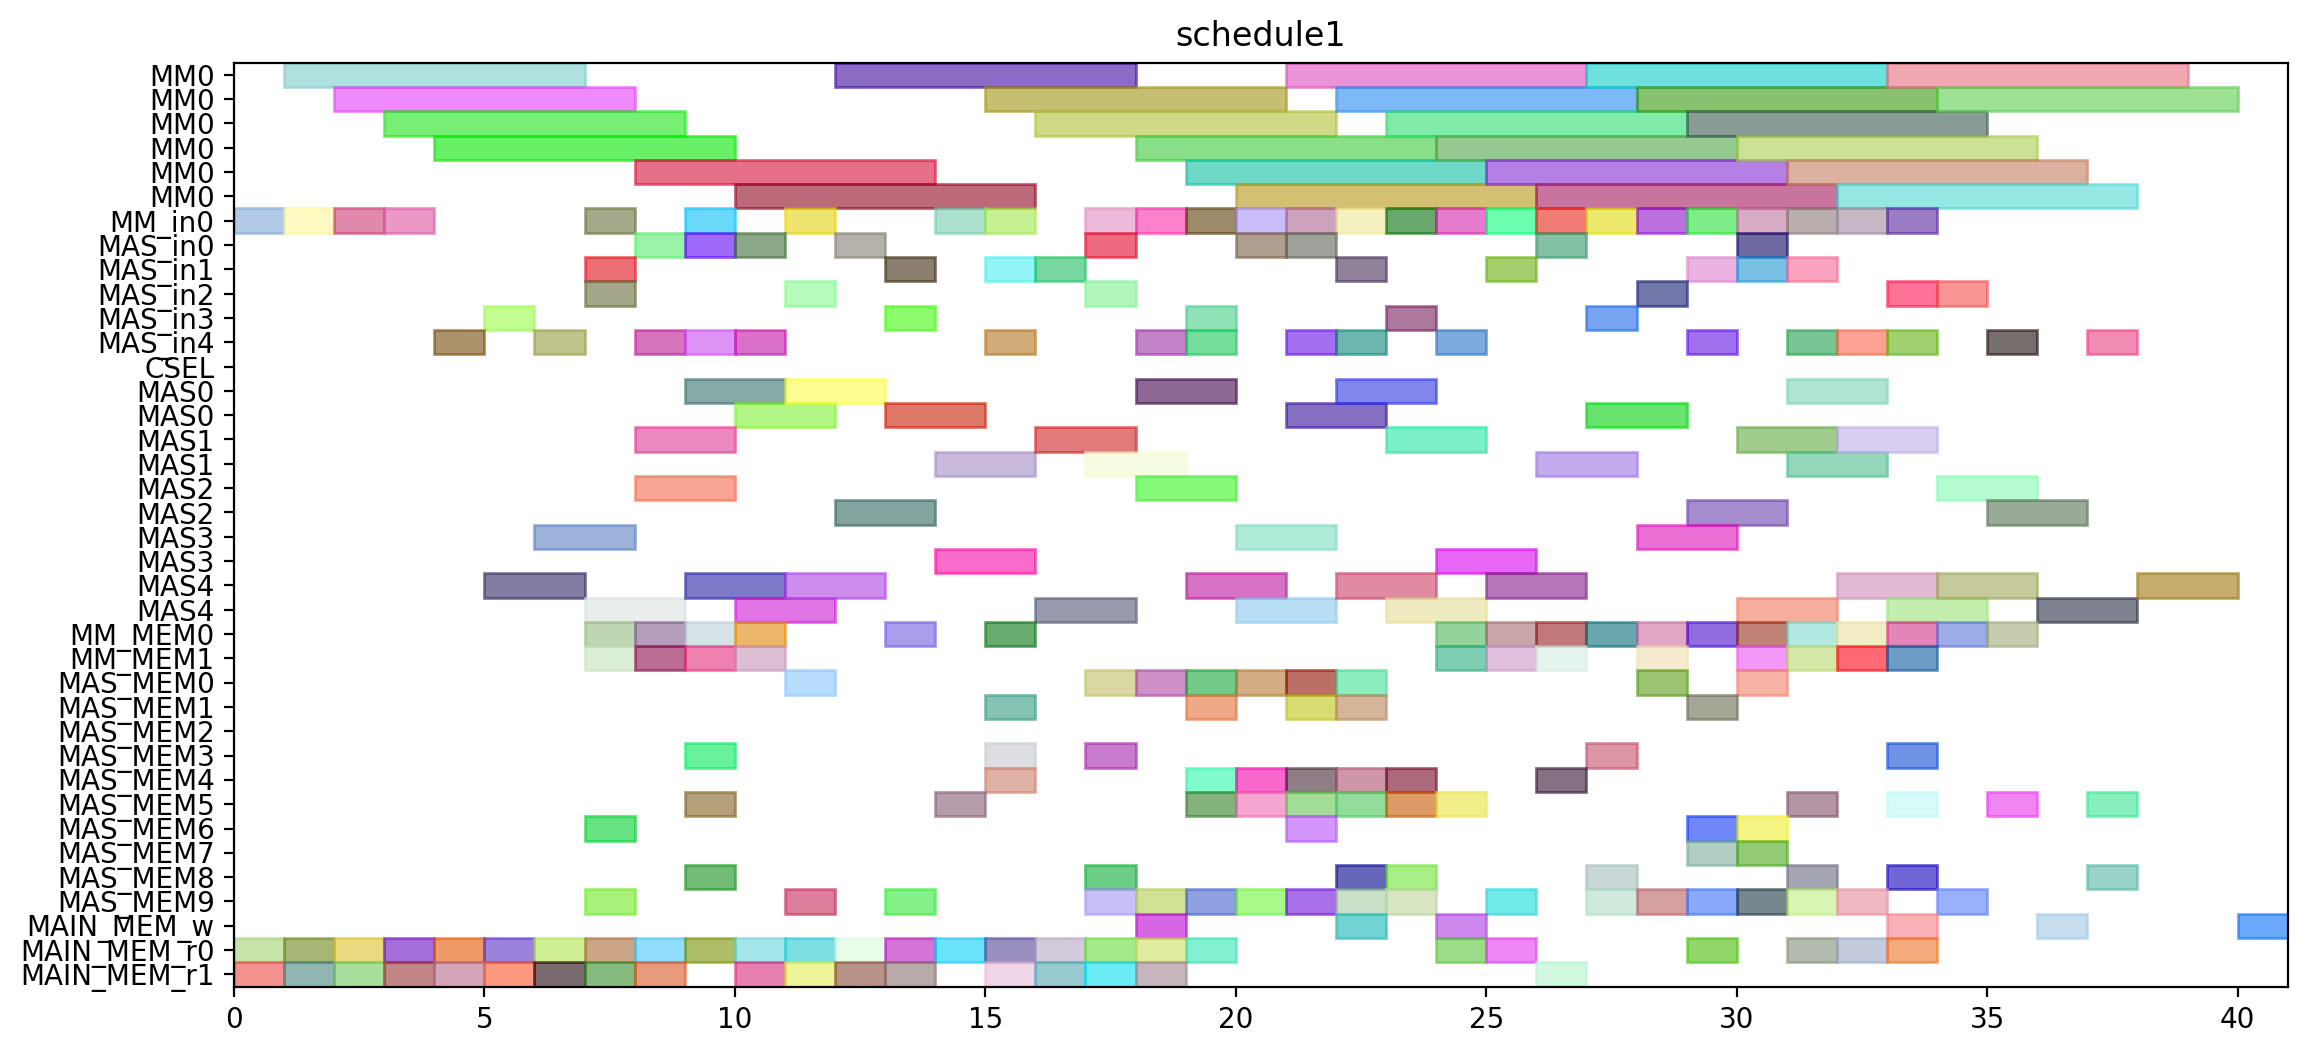

This figure's Python source:
from pyschedule import Scenario, solvers, plotters, alt


def solve():
	horizon = 143
	S = Scenario("schedule1", horizon=horizon)

	# resource
	MM = S.Resources('MM', num=1, size=6)
	MM_in = S.Resources('MM_in', num=1)
	MAS_in = S.Resources('MAS_in', num=5)
	CSEL = S.Resource('CSEL')
	MAS = S.Resources('MAS', num=5, size=2, periods=range(1, horizon))
	MM_MEM = S.Resources('MM_MEM', num=2)
	MAS_MEM = S.Resources('MAS_MEM', num=10)
	MAIN_MEM_w = S.Resource('MAIN_MEM_w', size=1)
	MAIN_MEM_r = S.Resources('MAIN_MEM_r', num=2)

	# result of previous scheduling
	t2_t0_in = S.Task('t2_t0_in', length=1, delay_cost=1)
	S += t2_t0_in >= 0
	t2_t0_in += MM_in[0]

	t2_t0_mem0 = S.Task('t2_t0_mem0', length=1, delay_cost=1)
	S += t2_t0_mem0 >= 0
	t2_t0_mem0 += MAIN_MEM_r[0]

	t2_t0_mem1 = S.Task('t2_t0_mem1', length=1, delay_cost=1)
	S += t2_t0_mem1 >= 0
	t2_t0_mem1 += MAIN_MEM_r[1]

	t2_t0 = S.Task('t2_t0', length=6, delay_cost=1)
	S += t2_t0 >= 1
	t2_t0 += MM[0]

	t2_t1_in = S.Task('t2_t1_in', length=1, delay_cost=1)
	S += t2_t1_in >= 1
	t2_t1_in += MM_in[0]

	t2_t1_mem0 = S.Task('t2_t1_mem0', length=1, delay_cost=1)
	S += t2_t1_mem0 >= 1
	t2_t1_mem0 += MAIN_MEM_r[0]

	t2_t1_mem1 = S.Task('t2_t1_mem1', length=1, delay_cost=1)
	S += t2_t1_mem1 >= 1
	t2_t1_mem1 += MAIN_MEM_r[1]

	t0_t1_in = S.Task('t0_t1_in', length=1, delay_cost=1)
	S += t0_t1_in >= 2
	t0_t1_in += MM_in[0]

	t0_t1_mem0 = S.Task('t0_t1_mem0', length=1, delay_cost=1)
	S += t0_t1_mem0 >= 2
	t0_t1_mem0 += MAIN_MEM_r[0]

	t0_t1_mem1 = S.Task('t0_t1_mem1', length=1, delay_cost=1)
	S += t0_t1_mem1 >= 2
	t0_t1_mem1 += MAIN_MEM_r[1]

	t2_t1 = S.Task('t2_t1', length=6, delay_cost=1)
	S += t2_t1 >= 2
	t2_t1 += MM[0]

	t0_t0_in = S.Task('t0_t0_in', length=1, delay_cost=1)
	S += t0_t0_in >= 3
	t0_t0_in += MM_in[0]

	t0_t0_mem0 = S.Task('t0_t0_mem0', length=1, delay_cost=1)
	S += t0_t0_mem0 >= 3
	t0_t0_mem0 += MAIN_MEM_r[0]

	t0_t0_mem1 = S.Task('t0_t0_mem1', length=1, delay_cost=1)
	S += t0_t0_mem1 >= 3
	t0_t0_mem1 += MAIN_MEM_r[1]

	t0_t1 = S.Task('t0_t1', length=6, delay_cost=1)
	S += t0_t1 >= 3
	t0_t1 += MM[0]

	t0_t0 = S.Task('t0_t0', length=6, delay_cost=1)
	S += t0_t0 >= 4
	t0_t0 += MM[0]

	t2_t3_in = S.Task('t2_t3_in', length=1, delay_cost=1)
	S += t2_t3_in >= 4
	t2_t3_in += MAS_in[4]

	t2_t3_mem0 = S.Task('t2_t3_mem0', length=1, delay_cost=1)
	S += t2_t3_mem0 >= 4
	t2_t3_mem0 += MAIN_MEM_r[0]

	t2_t3_mem1 = S.Task('t2_t3_mem1', length=1, delay_cost=1)
	S += t2_t3_mem1 >= 4
	t2_t3_mem1 += MAIN_MEM_r[1]

	t2_t2_in = S.Task('t2_t2_in', length=1, delay_cost=1)
	S += t2_t2_in >= 5
	t2_t2_in += MAS_in[3]

	t2_t2_mem0 = S.Task('t2_t2_mem0', length=1, delay_cost=1)
	S += t2_t2_mem0 >= 5
	t2_t2_mem0 += MAIN_MEM_r[0]

	t2_t2_mem1 = S.Task('t2_t2_mem1', length=1, delay_cost=1)
	S += t2_t2_mem1 >= 5
	t2_t2_mem1 += MAIN_MEM_r[1]

	t2_t3 = S.Task('t2_t3', length=2, delay_cost=1)
	S += t2_t3 >= 5
	t2_t3 += MAS[4]

	t0_t2_in = S.Task('t0_t2_in', length=1, delay_cost=1)
	S += t0_t2_in >= 6
	t0_t2_in += MAS_in[4]

	t0_t2_mem0 = S.Task('t0_t2_mem0', length=1, delay_cost=1)
	S += t0_t2_mem0 >= 6
	t0_t2_mem0 += MAIN_MEM_r[0]

	t0_t2_mem1 = S.Task('t0_t2_mem1', length=1, delay_cost=1)
	S += t0_t2_mem1 >= 6
	t0_t2_mem1 += MAIN_MEM_r[1]

	t2_t2 = S.Task('t2_t2', length=2, delay_cost=1)
	S += t2_t2 >= 6
	t2_t2 += MAS[3]

	t0_t2 = S.Task('t0_t2', length=2, delay_cost=1)
	S += t0_t2 >= 7
	t0_t2 += MAS[4]

	t0_t3_in = S.Task('t0_t3_in', length=1, delay_cost=1)
	S += t0_t3_in >= 7
	t0_t3_in += MAS_in[2]

	t0_t3_mem0 = S.Task('t0_t3_mem0', length=1, delay_cost=1)
	S += t0_t3_mem0 >= 7
	t0_t3_mem0 += MAIN_MEM_r[0]

	t0_t3_mem1 = S.Task('t0_t3_mem1', length=1, delay_cost=1)
	S += t0_t3_mem1 >= 7
	t0_t3_mem1 += MAIN_MEM_r[1]

	t20_in = S.Task('t20_in', length=1, delay_cost=1)
	S += t20_in >= 7
	t20_in += MAS_in[1]

	t20_mem0 = S.Task('t20_mem0', length=1, delay_cost=1)
	S += t20_mem0 >= 7
	t20_mem0 += MM_MEM[0]

	t20_mem1 = S.Task('t20_mem1', length=1, delay_cost=1)
	S += t20_mem1 >= 7
	t20_mem1 += MM_MEM[1]

	t2_t4_in = S.Task('t2_t4_in', length=1, delay_cost=1)
	S += t2_t4_in >= 7
	t2_t4_in += MM_in[0]

	t2_t4_mem0 = S.Task('t2_t4_mem0', length=1, delay_cost=1)
	S += t2_t4_mem0 >= 7
	t2_t4_mem0 += MAS_MEM[6]

	t2_t4_mem1 = S.Task('t2_t4_mem1', length=1, delay_cost=1)
	S += t2_t4_mem1 >= 7
	t2_t4_mem1 += MAS_MEM[9]

	new_TZ_t2_in = S.Task('new_TZ_t2_in', length=1, delay_cost=1)
	S += new_TZ_t2_in >= 8
	new_TZ_t2_in += MAS_in[0]

	new_TZ_t2_mem0 = S.Task('new_TZ_t2_mem0', length=1, delay_cost=1)
	S += new_TZ_t2_mem0 >= 8
	new_TZ_t2_mem0 += MAIN_MEM_r[0]

	new_TZ_t2_mem1 = S.Task('new_TZ_t2_mem1', length=1, delay_cost=1)
	S += new_TZ_t2_mem1 >= 8
	new_TZ_t2_mem1 += MAIN_MEM_r[1]

	t0_t3 = S.Task('t0_t3', length=2, delay_cost=1)
	S += t0_t3 >= 8
	t0_t3 += MAS[2]

	t20 = S.Task('t20', length=2, delay_cost=1)
	S += t20 >= 8
	t20 += MAS[1]

	t2_t4 = S.Task('t2_t4', length=6, delay_cost=1)
	S += t2_t4 >= 8
	t2_t4 += MM[0]

	t2_t5_in = S.Task('t2_t5_in', length=1, delay_cost=1)
	S += t2_t5_in >= 8
	t2_t5_in += MAS_in[4]

	t2_t5_mem0 = S.Task('t2_t5_mem0', length=1, delay_cost=1)
	S += t2_t5_mem0 >= 8
	t2_t5_mem0 += MM_MEM[0]

	t2_t5_mem1 = S.Task('t2_t5_mem1', length=1, delay_cost=1)
	S += t2_t5_mem1 >= 8
	t2_t5_mem1 += MM_MEM[1]

	new_TZ_t2 = S.Task('new_TZ_t2', length=2, delay_cost=1)
	S += new_TZ_t2 >= 9
	new_TZ_t2 += MAS[0]

	t00_in = S.Task('t00_in', length=1, delay_cost=1)
	S += t00_in >= 9
	t00_in += MAS_in[4]

	t00_mem0 = S.Task('t00_mem0', length=1, delay_cost=1)
	S += t00_mem0 >= 9
	t00_mem0 += MM_MEM[0]

	t00_mem1 = S.Task('t00_mem1', length=1, delay_cost=1)
	S += t00_mem1 >= 9
	t00_mem1 += MM_MEM[1]

	t0_t4_in = S.Task('t0_t4_in', length=1, delay_cost=1)
	S += t0_t4_in >= 9
	t0_t4_in += MM_in[0]

	t0_t4_mem0 = S.Task('t0_t4_mem0', length=1, delay_cost=1)
	S += t0_t4_mem0 >= 9
	t0_t4_mem0 += MAS_MEM[8]

	t0_t4_mem1 = S.Task('t0_t4_mem1', length=1, delay_cost=1)
	S += t0_t4_mem1 >= 9
	t0_t4_mem1 += MAS_MEM[5]

	t2_t5 = S.Task('t2_t5', length=2, delay_cost=1)
	S += t2_t5 >= 9
	t2_t5 += MAS[4]

	t30_in = S.Task('t30_in', length=1, delay_cost=1)
	S += t30_in >= 9
	t30_in += MAS_in[0]

	t30_mem0 = S.Task('t30_mem0', length=1, delay_cost=1)
	S += t30_mem0 >= 9
	t30_mem0 += MAIN_MEM_r[0]

	t30_mem1 = S.Task('t30_mem1', length=1, delay_cost=1)
	S += t30_mem1 >= 9
	t30_mem1 += MAS_MEM[3]

	t00 = S.Task('t00', length=2, delay_cost=1)
	S += t00 >= 10
	t00 += MAS[4]

	t0_t4 = S.Task('t0_t4', length=6, delay_cost=1)
	S += t0_t4 >= 10
	t0_t4 += MM[0]

	t0_t5_in = S.Task('t0_t5_in', length=1, delay_cost=1)
	S += t0_t5_in >= 10
	t0_t5_in += MAS_in[0]

	t0_t5_mem0 = S.Task('t0_t5_mem0', length=1, delay_cost=1)
	S += t0_t5_mem0 >= 10
	t0_t5_mem0 += MM_MEM[0]

	t0_t5_mem1 = S.Task('t0_t5_mem1', length=1, delay_cost=1)
	S += t0_t5_mem1 >= 10
	t0_t5_mem1 += MM_MEM[1]

	t16_t2_in = S.Task('t16_t2_in', length=1, delay_cost=1)
	S += t16_t2_in >= 10
	t16_t2_in += MAS_in[4]

	t16_t2_mem0 = S.Task('t16_t2_mem0', length=1, delay_cost=1)
	S += t16_t2_mem0 >= 10
	t16_t2_mem0 += MAIN_MEM_r[0]

	t16_t2_mem1 = S.Task('t16_t2_mem1', length=1, delay_cost=1)
	S += t16_t2_mem1 >= 10
	t16_t2_mem1 += MAIN_MEM_r[1]

	t30 = S.Task('t30', length=2, delay_cost=1)
	S += t30 >= 10
	t30 += MAS[0]

	c010_in = S.Task('c010_in', length=1, delay_cost=1)
	S += c010_in >= 11
	c010_in += MM_in[0]

	c010_mem0 = S.Task('c010_mem0', length=1, delay_cost=1)
	S += c010_mem0 >= 11
	c010_mem0 += MAS_MEM[0]

	c010_mem1 = S.Task('c010_mem1', length=1, delay_cost=1)
	S += c010_mem1 >= 11
	c010_mem1 += MAIN_MEM_r[1]

	t0_t5 = S.Task('t0_t5', length=2, delay_cost=1)
	S += t0_t5 >= 11
	t0_t5 += MAS[0]

	t10_in = S.Task('t10_in', length=1, delay_cost=1)
	S += t10_in >= 11
	t10_in += MAS_in[2]

	t10_mem0 = S.Task('t10_mem0', length=1, delay_cost=1)
	S += t10_mem0 >= 11
	t10_mem0 += MAIN_MEM_r[0]

	t10_mem1 = S.Task('t10_mem1', length=1, delay_cost=1)
	S += t10_mem1 >= 11
	t10_mem1 += MAS_MEM[9]

	t16_t2 = S.Task('t16_t2', length=2, delay_cost=1)
	S += t16_t2 >= 11
	t16_t2 += MAS[4]

	c010 = S.Task('c010', length=6, delay_cost=1)
	S += c010 >= 12
	c010 += MM[0]

	t10 = S.Task('t10', length=2, delay_cost=1)
	S += t10 >= 12
	t10 += MAS[2]

	t17_t2_in = S.Task('t17_t2_in', length=1, delay_cost=1)
	S += t17_t2_in >= 12
	t17_t2_in += MAS_in[0]

	t17_t2_mem0 = S.Task('t17_t2_mem0', length=1, delay_cost=1)
	S += t17_t2_mem0 >= 12
	t17_t2_mem0 += MAIN_MEM_r[0]

	t17_t2_mem1 = S.Task('t17_t2_mem1', length=1, delay_cost=1)
	S += t17_t2_mem1 >= 12
	t17_t2_mem1 += MAIN_MEM_r[1]

	t17_t2 = S.Task('t17_t2', length=2, delay_cost=1)
	S += t17_t2 >= 13
	t17_t2 += MAS[0]

	t21_in = S.Task('t21_in', length=1, delay_cost=1)
	S += t21_in >= 13
	t21_in += MAS_in[1]

	t21_mem0 = S.Task('t21_mem0', length=1, delay_cost=1)
	S += t21_mem0 >= 13
	t21_mem0 += MM_MEM[0]

	t21_mem1 = S.Task('t21_mem1', length=1, delay_cost=1)
	S += t21_mem1 >= 13
	t21_mem1 += MAS_MEM[9]

	t9_t2_in = S.Task('t9_t2_in', length=1, delay_cost=1)
	S += t9_t2_in >= 13
	t9_t2_in += MAS_in[3]

	t9_t2_mem0 = S.Task('t9_t2_mem0', length=1, delay_cost=1)
	S += t9_t2_mem0 >= 13
	t9_t2_mem0 += MAIN_MEM_r[0]

	t9_t2_mem1 = S.Task('t9_t2_mem1', length=1, delay_cost=1)
	S += t9_t2_mem1 >= 13
	t9_t2_mem1 += MAIN_MEM_r[1]

	t17_t0_in = S.Task('t17_t0_in', length=1, delay_cost=1)
	S += t17_t0_in >= 14
	t17_t0_in += MM_in[0]

	t17_t0_mem0 = S.Task('t17_t0_mem0', length=1, delay_cost=1)
	S += t17_t0_mem0 >= 14
	t17_t0_mem0 += MAIN_MEM_r[0]

	t17_t0_mem1 = S.Task('t17_t0_mem1', length=1, delay_cost=1)
	S += t17_t0_mem1 >= 14
	t17_t0_mem1 += MAS_MEM[5]

	t21 = S.Task('t21', length=2, delay_cost=1)
	S += t21 >= 14
	t21 += MAS[1]

	t9_t2 = S.Task('t9_t2', length=2, delay_cost=1)
	S += t9_t2 >= 14
	t9_t2 += MAS[3]

	c200_in = S.Task('c200_in', length=1, delay_cost=1)
	S += c200_in >= 15
	c200_in += MM_in[0]

	c200_mem0 = S.Task('c200_mem0', length=1, delay_cost=1)
	S += c200_mem0 >= 15
	c200_mem0 += MAS_MEM[4]

	c200_mem1 = S.Task('c200_mem1', length=1, delay_cost=1)
	S += c200_mem1 >= 15
	c200_mem1 += MAIN_MEM_r[1]

	t01_in = S.Task('t01_in', length=1, delay_cost=1)
	S += t01_in >= 15
	t01_in += MAS_in[1]

	t01_mem0 = S.Task('t01_mem0', length=1, delay_cost=1)
	S += t01_mem0 >= 15
	t01_mem0 += MM_MEM[0]

	t01_mem1 = S.Task('t01_mem1', length=1, delay_cost=1)
	S += t01_mem1 >= 15
	t01_mem1 += MAS_MEM[1]

	t17_t0 = S.Task('t17_t0', length=6, delay_cost=1)
	S += t17_t0 >= 15
	t17_t0 += MM[0]

	t31_in = S.Task('t31_in', length=1, delay_cost=1)
	S += t31_in >= 15
	t31_in += MAS_in[4]

	t31_mem0 = S.Task('t31_mem0', length=1, delay_cost=1)
	S += t31_mem0 >= 15
	t31_mem0 += MAIN_MEM_r[0]

	t31_mem1 = S.Task('t31_mem1', length=1, delay_cost=1)
	S += t31_mem1 >= 15
	t31_mem1 += MAS_MEM[3]

	c200 = S.Task('c200', length=6, delay_cost=1)
	S += c200 >= 16
	c200 += MM[0]

	t01 = S.Task('t01', length=2, delay_cost=1)
	S += t01 >= 16
	t01 += MAS[1]

	t14_t2_in = S.Task('t14_t2_in', length=1, delay_cost=1)
	S += t14_t2_in >= 16
	t14_t2_in += MAS_in[1]

	t14_t2_mem0 = S.Task('t14_t2_mem0', length=1, delay_cost=1)
	S += t14_t2_mem0 >= 16
	t14_t2_mem0 += MAIN_MEM_r[0]

	t14_t2_mem1 = S.Task('t14_t2_mem1', length=1, delay_cost=1)
	S += t14_t2_mem1 >= 16
	t14_t2_mem1 += MAIN_MEM_r[1]

	t31 = S.Task('t31', length=2, delay_cost=1)
	S += t31 >= 16
	t31 += MAS[4]

	t11_in = S.Task('t11_in', length=1, delay_cost=1)
	S += t11_in >= 17
	t11_in += MAS_in[2]

	t11_mem0 = S.Task('t11_mem0', length=1, delay_cost=1)
	S += t11_mem0 >= 17
	t11_mem0 += MAIN_MEM_r[0]

	t11_mem1 = S.Task('t11_mem1', length=1, delay_cost=1)
	S += t11_mem1 >= 17
	t11_mem1 += MAS_MEM[3]

	t14_t2 = S.Task('t14_t2', length=2, delay_cost=1)
	S += t14_t2 >= 17
	t14_t2 += MAS[1]

	c010_w = S.Task('c010_w', length=1, delay_cost=1)
	S += c010_w >= 18
	c010_w += MAIN_MEM_w

	t11 = S.Task('t11', length=2, delay_cost=1)
	S += t11 >= 18
	t11 += MAS[2]

	t7_t2_in = S.Task('t7_t2_in', length=1, delay_cost=1)
	S += t7_t2_in >= 18
	t7_t2_in += MAS_in[4]

	t7_t2_mem0 = S.Task('t7_t2_mem0', length=1, delay_cost=1)
	S += t7_t2_mem0 >= 18
	t7_t2_mem0 += MAIN_MEM_r[0]

	t7_t2_mem1 = S.Task('t7_t2_mem1', length=1, delay_cost=1)
	S += t7_t2_mem1 >= 18
	t7_t2_mem1 += MAIN_MEM_r[1]

	t16_t0_in = S.Task('t16_t0_in', length=1, delay_cost=1)
	S += t16_t0_in >= 19
	t16_t0_in += MM_in[0]

	t16_t0_mem0 = S.Task('t16_t0_mem0', length=1, delay_cost=1)
	S += t16_t0_mem0 >= 19
	t16_t0_mem0 += MAIN_MEM_r[0]

	t16_t0_mem1 = S.Task('t16_t0_mem1', length=1, delay_cost=1)
	S += t16_t0_mem1 >= 19
	t16_t0_mem1 += MAS_MEM[1]

	t7_t2 = S.Task('t7_t2', length=2, delay_cost=1)
	S += t7_t2 >= 19
	t7_t2 += MAS[4]

	t16_t0 = S.Task('t16_t0', length=6, delay_cost=1)
	S += t16_t0 >= 20
	t16_t0 += MM[0]

	c200_w = S.Task('c200_w', length=1, delay_cost=1)
	S += c200_w >= 22
	c200_w += MAIN_MEM_w


	# new tasks
	t4_t0 = S.Task('t4_t0', length=2, delay_cost=1)
	t4_t0 += alt(MAS)
	t4_t0_in = S.Task('t4_t0_in', length=1, delay_cost=1)
	t4_t0_in += alt(MAS_in)
	S += t4_t0_in*MAS_in[0]<=t4_t0*MAS[0]

	S += t4_t0_in*MAS_in[1]<=t4_t0*MAS[1]

	S += t4_t0_in*MAS_in[2]<=t4_t0*MAS[2]

	S += t4_t0_in*MAS_in[3]<=t4_t0*MAS[3]

	S += t4_t0_in*MAS_in[4]<=t4_t0*MAS[4]

	t4_t0_mem0 = S.Task('t4_t0_mem0', length=1, delay_cost=1)
	t4_t0_mem0 += MAS_MEM[4]
	S += 13 < t4_t0_mem0
	S += t4_t0_mem0 <= t4_t0

	t4_t0_mem1 = S.Task('t4_t0_mem1', length=1, delay_cost=1)
	t4_t0_mem1 += MAS_MEM[5]
	S += 19 < t4_t0_mem1
	S += t4_t0_mem1 <= t4_t0

	t4_t1 = S.Task('t4_t1', length=2, delay_cost=1)
	t4_t1 += alt(MAS)
	t4_t1_in = S.Task('t4_t1_in', length=1, delay_cost=1)
	t4_t1_in += alt(MAS_in)
	S += t4_t1_in*MAS_in[0]<=t4_t1*MAS[0]

	S += t4_t1_in*MAS_in[1]<=t4_t1*MAS[1]

	S += t4_t1_in*MAS_in[2]<=t4_t1*MAS[2]

	S += t4_t1_in*MAS_in[3]<=t4_t1*MAS[3]

	S += t4_t1_in*MAS_in[4]<=t4_t1*MAS[4]

	t4_t1_mem0 = S.Task('t4_t1_mem0', length=1, delay_cost=1)
	t4_t1_mem0 += MAS_MEM[4]
	S += 13 < t4_t1_mem0
	S += t4_t1_mem0 <= t4_t1

	t4_t1_mem1 = S.Task('t4_t1_mem1', length=1, delay_cost=1)
	t4_t1_mem1 += MAS_MEM[5]
	S += 19 < t4_t1_mem1
	S += t4_t1_mem1 <= t4_t1

	t4_t3 = S.Task('t4_t3', length=6, delay_cost=1)
	t4_t3 += alt(MM)
	t4_t3_in = S.Task('t4_t3_in', length=1, delay_cost=1)
	t4_t3_in += alt(MM_in)
	S += t4_t3_in*MM_in[0]<=t4_t3*MM[0]
	t4_t3_mem0 = S.Task('t4_t3_mem0', length=1, delay_cost=1)
	t4_t3_mem0 += MAS_MEM[4]
	S += 13 < t4_t3_mem0
	S += t4_t3_mem0 <= t4_t3

	t4_t3_mem1 = S.Task('t4_t3_mem1', length=1, delay_cost=1)
	t4_t3_mem1 += MAS_MEM[5]
	S += 19 < t4_t3_mem1
	S += t4_t3_mem1 <= t4_t3

	t5_t0 = S.Task('t5_t0', length=2, delay_cost=1)
	t5_t0 += alt(MAS)
	t5_t0_in = S.Task('t5_t0_in', length=1, delay_cost=1)
	t5_t0_in += alt(MAS_in)
	S += t5_t0_in*MAS_in[0]<=t5_t0*MAS[0]

	S += t5_t0_in*MAS_in[1]<=t5_t0*MAS[1]

	S += t5_t0_in*MAS_in[2]<=t5_t0*MAS[2]

	S += t5_t0_in*MAS_in[3]<=t5_t0*MAS[3]

	S += t5_t0_in*MAS_in[4]<=t5_t0*MAS[4]

	t5_t0_mem0 = S.Task('t5_t0_mem0', length=1, delay_cost=1)
	t5_t0_mem0 += MAS_MEM[0]
	S += 11 < t5_t0_mem0
	S += t5_t0_mem0 <= t5_t0

	t5_t0_mem1 = S.Task('t5_t0_mem1', length=1, delay_cost=1)
	t5_t0_mem1 += MAS_MEM[9]
	S += 17 < t5_t0_mem1
	S += t5_t0_mem1 <= t5_t0

	t5_t1 = S.Task('t5_t1', length=2, delay_cost=1)
	t5_t1 += alt(MAS)
	t5_t1_in = S.Task('t5_t1_in', length=1, delay_cost=1)
	t5_t1_in += alt(MAS_in)
	S += t5_t1_in*MAS_in[0]<=t5_t1*MAS[0]

	S += t5_t1_in*MAS_in[1]<=t5_t1*MAS[1]

	S += t5_t1_in*MAS_in[2]<=t5_t1*MAS[2]

	S += t5_t1_in*MAS_in[3]<=t5_t1*MAS[3]

	S += t5_t1_in*MAS_in[4]<=t5_t1*MAS[4]

	t5_t1_mem0 = S.Task('t5_t1_mem0', length=1, delay_cost=1)
	t5_t1_mem0 += MAS_MEM[0]
	S += 11 < t5_t1_mem0
	S += t5_t1_mem0 <= t5_t1

	t5_t1_mem1 = S.Task('t5_t1_mem1', length=1, delay_cost=1)
	t5_t1_mem1 += MAS_MEM[9]
	S += 17 < t5_t1_mem1
	S += t5_t1_mem1 <= t5_t1

	t5_t3 = S.Task('t5_t3', length=6, delay_cost=1)
	t5_t3 += alt(MM)
	t5_t3_in = S.Task('t5_t3_in', length=1, delay_cost=1)
	t5_t3_in += alt(MM_in)
	S += t5_t3_in*MM_in[0]<=t5_t3*MM[0]
	t5_t3_mem0 = S.Task('t5_t3_mem0', length=1, delay_cost=1)
	t5_t3_mem0 += MAS_MEM[0]
	S += 11 < t5_t3_mem0
	S += t5_t3_mem0 <= t5_t3

	t5_t3_mem1 = S.Task('t5_t3_mem1', length=1, delay_cost=1)
	t5_t3_mem1 += MAS_MEM[9]
	S += 17 < t5_t3_mem1
	S += t5_t3_mem1 <= t5_t3

	t6_t2 = S.Task('t6_t2', length=2, delay_cost=1)
	t6_t2 += alt(MAS)
	t6_t2_in = S.Task('t6_t2_in', length=1, delay_cost=1)
	t6_t2_in += alt(MAS_in)
	S += t6_t2_in*MAS_in[0]<=t6_t2*MAS[0]

	S += t6_t2_in*MAS_in[1]<=t6_t2*MAS[1]

	S += t6_t2_in*MAS_in[2]<=t6_t2*MAS[2]

	S += t6_t2_in*MAS_in[3]<=t6_t2*MAS[3]

	S += t6_t2_in*MAS_in[4]<=t6_t2*MAS[4]

	t6_t2_mem0 = S.Task('t6_t2_mem0', length=1, delay_cost=1)
	t6_t2_mem0 += MAS_MEM[0]
	S += 11 < t6_t2_mem0
	S += t6_t2_mem0 <= t6_t2

	t6_t2_mem1 = S.Task('t6_t2_mem1', length=1, delay_cost=1)
	t6_t2_mem1 += MAS_MEM[9]
	S += 17 < t6_t2_mem1
	S += t6_t2_mem1 <= t6_t2

	new_TX_t2 = S.Task('new_TX_t2', length=2, delay_cost=1)
	new_TX_t2 += alt(MAS)
	new_TX_t2_in = S.Task('new_TX_t2_in', length=1, delay_cost=1)
	new_TX_t2_in += alt(MAS_in)
	S += new_TX_t2_in*MAS_in[0]<=new_TX_t2*MAS[0]

	S += new_TX_t2_in*MAS_in[1]<=new_TX_t2*MAS[1]

	S += new_TX_t2_in*MAS_in[2]<=new_TX_t2*MAS[2]

	S += new_TX_t2_in*MAS_in[3]<=new_TX_t2*MAS[3]

	S += new_TX_t2_in*MAS_in[4]<=new_TX_t2*MAS[4]

	new_TX_t2_mem0 = S.Task('new_TX_t2_mem0', length=1, delay_cost=1)
	new_TX_t2_mem0 += MAS_MEM[0]
	S += 11 < new_TX_t2_mem0
	S += new_TX_t2_mem0 <= new_TX_t2

	new_TX_t2_mem1 = S.Task('new_TX_t2_mem1', length=1, delay_cost=1)
	new_TX_t2_mem1 += MAS_MEM[9]
	S += 17 < new_TX_t2_mem1
	S += new_TX_t2_mem1 <= new_TX_t2

	t13_t2 = S.Task('t13_t2', length=2, delay_cost=1)
	t13_t2 += alt(MAS)
	t13_t2_in = S.Task('t13_t2_in', length=1, delay_cost=1)
	t13_t2_in += alt(MAS_in)
	S += t13_t2_in*MAS_in[0]<=t13_t2*MAS[0]

	S += t13_t2_in*MAS_in[1]<=t13_t2*MAS[1]

	S += t13_t2_in*MAS_in[2]<=t13_t2*MAS[2]

	S += t13_t2_in*MAS_in[3]<=t13_t2*MAS[3]

	S += t13_t2_in*MAS_in[4]<=t13_t2*MAS[4]

	t13_t2_mem0 = S.Task('t13_t2_mem0', length=1, delay_cost=1)
	t13_t2_mem0 += MAS_MEM[4]
	S += 13 < t13_t2_mem0
	S += t13_t2_mem0 <= t13_t2

	t13_t2_mem1 = S.Task('t13_t2_mem1', length=1, delay_cost=1)
	t13_t2_mem1 += MAS_MEM[5]
	S += 19 < t13_t2_mem1
	S += t13_t2_mem1 <= t13_t2

	c011 = S.Task('c011', length=6, delay_cost=1)
	c011 += alt(MM)
	c011_in = S.Task('c011_in', length=1, delay_cost=1)
	c011_in += alt(MM_in)
	S += c011_in*MM_in[0]<=c011*MM[0]
	S += 0<c011

	c011_w = S.Task('c011_w', length=1, delay_cost=1)
	c011_w += alt(MAIN_MEM_w)
	S += c011 <= c011_w

	c011_mem0 = S.Task('c011_mem0', length=1, delay_cost=1)
	c011_mem0 += MAS_MEM[8]
	S += 17 < c011_mem0
	S += c011_mem0 <= c011

	c011_mem1 = S.Task('c011_mem1', length=1, delay_cost=1)
	c011_mem1 += MAIN_MEM_r[1]
	S += c011_mem1 <= c011

	c201 = S.Task('c201', length=6, delay_cost=1)
	c201 += alt(MM)
	c201_in = S.Task('c201_in', length=1, delay_cost=1)
	c201_in += alt(MM_in)
	S += c201_in*MM_in[0]<=c201*MM[0]
	S += 0<c201

	c201_w = S.Task('c201_w', length=1, delay_cost=1)
	c201_w += alt(MAIN_MEM_w)
	S += c201 <= c201_w

	c201_mem0 = S.Task('c201_mem0', length=1, delay_cost=1)
	c201_mem0 += MAS_MEM[4]
	S += 19 < c201_mem0
	S += c201_mem0 <= c201

	c201_mem1 = S.Task('c201_mem1', length=1, delay_cost=1)
	c201_mem1 += MAIN_MEM_r[1]
	S += c201_mem1 <= c201

	t16_t1 = S.Task('t16_t1', length=6, delay_cost=1)
	t16_t1 += alt(MM)
	t16_t1_in = S.Task('t16_t1_in', length=1, delay_cost=1)
	t16_t1_in += alt(MM_in)
	S += t16_t1_in*MM_in[0]<=t16_t1*MM[0]
	t16_t1_mem0 = S.Task('t16_t1_mem0', length=1, delay_cost=1)
	t16_t1_mem0 += MAIN_MEM_r[0]
	S += t16_t1_mem0 <= t16_t1

	t16_t1_mem1 = S.Task('t16_t1_mem1', length=1, delay_cost=1)
	t16_t1_mem1 += MAS_MEM[9]
	S += 17 < t16_t1_mem1
	S += t16_t1_mem1 <= t16_t1

	t16_t3 = S.Task('t16_t3', length=2, delay_cost=1)
	t16_t3 += alt(MAS)
	t16_t3_in = S.Task('t16_t3_in', length=1, delay_cost=1)
	t16_t3_in += alt(MAS_in)
	S += t16_t3_in*MAS_in[0]<=t16_t3*MAS[0]

	S += t16_t3_in*MAS_in[1]<=t16_t3*MAS[1]

	S += t16_t3_in*MAS_in[2]<=t16_t3*MAS[2]

	S += t16_t3_in*MAS_in[3]<=t16_t3*MAS[3]

	S += t16_t3_in*MAS_in[4]<=t16_t3*MAS[4]

	t16_t3_mem0 = S.Task('t16_t3_mem0', length=1, delay_cost=1)
	t16_t3_mem0 += MAS_MEM[0]
	S += 11 < t16_t3_mem0
	S += t16_t3_mem0 <= t16_t3

	t16_t3_mem1 = S.Task('t16_t3_mem1', length=1, delay_cost=1)
	t16_t3_mem1 += MAS_MEM[9]
	S += 17 < t16_t3_mem1
	S += t16_t3_mem1 <= t16_t3

	t17_t1 = S.Task('t17_t1', length=6, delay_cost=1)
	t17_t1 += alt(MM)
	t17_t1_in = S.Task('t17_t1_in', length=1, delay_cost=1)
	t17_t1_in += alt(MM_in)
	S += t17_t1_in*MM_in[0]<=t17_t1*MM[0]
	t17_t1_mem0 = S.Task('t17_t1_mem0', length=1, delay_cost=1)
	t17_t1_mem0 += MAIN_MEM_r[0]
	S += t17_t1_mem0 <= t17_t1

	t17_t1_mem1 = S.Task('t17_t1_mem1', length=1, delay_cost=1)
	t17_t1_mem1 += MAS_MEM[5]
	S += 19 < t17_t1_mem1
	S += t17_t1_mem1 <= t17_t1

	t17_t3 = S.Task('t17_t3', length=2, delay_cost=1)
	t17_t3 += alt(MAS)
	t17_t3_in = S.Task('t17_t3_in', length=1, delay_cost=1)
	t17_t3_in += alt(MAS_in)
	S += t17_t3_in*MAS_in[0]<=t17_t3*MAS[0]

	S += t17_t3_in*MAS_in[1]<=t17_t3*MAS[1]

	S += t17_t3_in*MAS_in[2]<=t17_t3*MAS[2]

	S += t17_t3_in*MAS_in[3]<=t17_t3*MAS[3]

	S += t17_t3_in*MAS_in[4]<=t17_t3*MAS[4]

	t17_t3_mem0 = S.Task('t17_t3_mem0', length=1, delay_cost=1)
	t17_t3_mem0 += MAS_MEM[4]
	S += 13 < t17_t3_mem0
	S += t17_t3_mem0 <= t17_t3

	t17_t3_mem1 = S.Task('t17_t3_mem1', length=1, delay_cost=1)
	t17_t3_mem1 += MAS_MEM[5]
	S += 19 < t17_t3_mem1
	S += t17_t3_mem1 <= t17_t3

	t4_t2 = S.Task('t4_t2', length=6, delay_cost=1)
	t4_t2 += alt(MM)
	t4_t2_in = S.Task('t4_t2_in', length=1, delay_cost=1)
	t4_t2_in += alt(MM_in)
	S += t4_t2_in*MM_in[0]<=t4_t2*MM[0]
	t4_t2_mem0 = S.Task('t4_t2_mem0', length=1, delay_cost=1)
	t4_t2_mem0 += alt(MAS_MEM)
	S += (t4_t0*MAS[0])-1 < t4_t2_mem0*MAS_MEM[0]
	S += (t4_t0*MAS[1])-1 < t4_t2_mem0*MAS_MEM[2]
	S += (t4_t0*MAS[2])-1 < t4_t2_mem0*MAS_MEM[4]
	S += (t4_t0*MAS[3])-1 < t4_t2_mem0*MAS_MEM[6]
	S += (t4_t0*MAS[4])-1 < t4_t2_mem0*MAS_MEM[8]
	S += t4_t2_mem0 <= t4_t2

	t4_t2_mem1 = S.Task('t4_t2_mem1', length=1, delay_cost=1)
	t4_t2_mem1 += alt(MAS_MEM)
	S += (t4_t1*MAS[0])-1 < t4_t2_mem1*MAS_MEM[1]
	S += (t4_t1*MAS[1])-1 < t4_t2_mem1*MAS_MEM[3]
	S += (t4_t1*MAS[2])-1 < t4_t2_mem1*MAS_MEM[5]
	S += (t4_t1*MAS[3])-1 < t4_t2_mem1*MAS_MEM[7]
	S += (t4_t1*MAS[4])-1 < t4_t2_mem1*MAS_MEM[9]
	S += t4_t2_mem1 <= t4_t2

	t4_t5 = S.Task('t4_t5', length=2, delay_cost=1)
	t4_t5 += alt(MAS)
	t4_t5_in = S.Task('t4_t5_in', length=1, delay_cost=1)
	t4_t5_in += alt(MAS_in)
	S += t4_t5_in*MAS_in[0]<=t4_t5*MAS[0]

	S += t4_t5_in*MAS_in[1]<=t4_t5*MAS[1]

	S += t4_t5_in*MAS_in[2]<=t4_t5*MAS[2]

	S += t4_t5_in*MAS_in[3]<=t4_t5*MAS[3]

	S += t4_t5_in*MAS_in[4]<=t4_t5*MAS[4]

	t4_t5_mem0 = S.Task('t4_t5_mem0', length=1, delay_cost=1)
	t4_t5_mem0 += alt(MM_MEM)
	S += (t4_t3*MM[0])-1 < t4_t5_mem0*MM_MEM[0]
	S += t4_t5_mem0 <= t4_t5

	t4_t5_mem1 = S.Task('t4_t5_mem1', length=1, delay_cost=1)
	t4_t5_mem1 += alt(MM_MEM)
	S += (t4_t3*MM[0])-1 < t4_t5_mem1*MM_MEM[1]
	S += t4_t5_mem1 <= t4_t5

	t41 = S.Task('t41', length=2, delay_cost=1)
	t41 += alt(MAS)
	t41_in = S.Task('t41_in', length=1, delay_cost=1)
	t41_in += alt(MAS_in)
	S += t41_in*MAS_in[0]<=t41*MAS[0]

	S += t41_in*MAS_in[1]<=t41*MAS[1]

	S += t41_in*MAS_in[2]<=t41*MAS[2]

	S += t41_in*MAS_in[3]<=t41*MAS[3]

	S += t41_in*MAS_in[4]<=t41*MAS[4]

	t41_mem0 = S.Task('t41_mem0', length=1, delay_cost=1)
	t41_mem0 += alt(MM_MEM)
	S += (t4_t3*MM[0])-1 < t41_mem0*MM_MEM[0]
	S += t41_mem0 <= t41

	t41_mem1 = S.Task('t41_mem1', length=1, delay_cost=1)
	t41_mem1 += alt(MM_MEM)
	S += (t4_t3*MM[0])-1 < t41_mem1*MM_MEM[1]
	S += t41_mem1 <= t41

	t5_t2 = S.Task('t5_t2', length=6, delay_cost=1)
	t5_t2 += alt(MM)
	t5_t2_in = S.Task('t5_t2_in', length=1, delay_cost=1)
	t5_t2_in += alt(MM_in)
	S += t5_t2_in*MM_in[0]<=t5_t2*MM[0]
	t5_t2_mem0 = S.Task('t5_t2_mem0', length=1, delay_cost=1)
	t5_t2_mem0 += alt(MAS_MEM)
	S += (t5_t0*MAS[0])-1 < t5_t2_mem0*MAS_MEM[0]
	S += (t5_t0*MAS[1])-1 < t5_t2_mem0*MAS_MEM[2]
	S += (t5_t0*MAS[2])-1 < t5_t2_mem0*MAS_MEM[4]
	S += (t5_t0*MAS[3])-1 < t5_t2_mem0*MAS_MEM[6]
	S += (t5_t0*MAS[4])-1 < t5_t2_mem0*MAS_MEM[8]
	S += t5_t2_mem0 <= t5_t2

	t5_t2_mem1 = S.Task('t5_t2_mem1', length=1, delay_cost=1)
	t5_t2_mem1 += alt(MAS_MEM)
	S += (t5_t1*MAS[0])-1 < t5_t2_mem1*MAS_MEM[1]
	S += (t5_t1*MAS[1])-1 < t5_t2_mem1*MAS_MEM[3]
	S += (t5_t1*MAS[2])-1 < t5_t2_mem1*MAS_MEM[5]
	S += (t5_t1*MAS[3])-1 < t5_t2_mem1*MAS_MEM[7]
	S += (t5_t1*MAS[4])-1 < t5_t2_mem1*MAS_MEM[9]
	S += t5_t2_mem1 <= t5_t2

	t5_t5 = S.Task('t5_t5', length=2, delay_cost=1)
	t5_t5 += alt(MAS)
	t5_t5_in = S.Task('t5_t5_in', length=1, delay_cost=1)
	t5_t5_in += alt(MAS_in)
	S += t5_t5_in*MAS_in[0]<=t5_t5*MAS[0]

	S += t5_t5_in*MAS_in[1]<=t5_t5*MAS[1]

	S += t5_t5_in*MAS_in[2]<=t5_t5*MAS[2]

	S += t5_t5_in*MAS_in[3]<=t5_t5*MAS[3]

	S += t5_t5_in*MAS_in[4]<=t5_t5*MAS[4]

	t5_t5_mem0 = S.Task('t5_t5_mem0', length=1, delay_cost=1)
	t5_t5_mem0 += alt(MM_MEM)
	S += (t5_t3*MM[0])-1 < t5_t5_mem0*MM_MEM[0]
	S += t5_t5_mem0 <= t5_t5

	t5_t5_mem1 = S.Task('t5_t5_mem1', length=1, delay_cost=1)
	t5_t5_mem1 += alt(MM_MEM)
	S += (t5_t3*MM[0])-1 < t5_t5_mem1*MM_MEM[1]
	S += t5_t5_mem1 <= t5_t5

	t51 = S.Task('t51', length=2, delay_cost=1)
	t51 += alt(MAS)
	t51_in = S.Task('t51_in', length=1, delay_cost=1)
	t51_in += alt(MAS_in)
	S += t51_in*MAS_in[0]<=t51*MAS[0]

	S += t51_in*MAS_in[1]<=t51*MAS[1]

	S += t51_in*MAS_in[2]<=t51*MAS[2]

	S += t51_in*MAS_in[3]<=t51*MAS[3]

	S += t51_in*MAS_in[4]<=t51*MAS[4]

	t51_mem0 = S.Task('t51_mem0', length=1, delay_cost=1)
	t51_mem0 += alt(MM_MEM)
	S += (t5_t3*MM[0])-1 < t51_mem0*MM_MEM[0]
	S += t51_mem0 <= t51

	t51_mem1 = S.Task('t51_mem1', length=1, delay_cost=1)
	t51_mem1 += alt(MM_MEM)
	S += (t5_t3*MM[0])-1 < t51_mem1*MM_MEM[1]
	S += t51_mem1 <= t51

	t16_t4 = S.Task('t16_t4', length=6, delay_cost=1)
	t16_t4 += alt(MM)
	t16_t4_in = S.Task('t16_t4_in', length=1, delay_cost=1)
	t16_t4_in += alt(MM_in)
	S += t16_t4_in*MM_in[0]<=t16_t4*MM[0]
	t16_t4_mem0 = S.Task('t16_t4_mem0', length=1, delay_cost=1)
	t16_t4_mem0 += MAS_MEM[8]
	S += 12 < t16_t4_mem0
	S += t16_t4_mem0 <= t16_t4

	t16_t4_mem1 = S.Task('t16_t4_mem1', length=1, delay_cost=1)
	t16_t4_mem1 += alt(MAS_MEM)
	S += (t16_t3*MAS[0])-1 < t16_t4_mem1*MAS_MEM[1]
	S += (t16_t3*MAS[1])-1 < t16_t4_mem1*MAS_MEM[3]
	S += (t16_t3*MAS[2])-1 < t16_t4_mem1*MAS_MEM[5]
	S += (t16_t3*MAS[3])-1 < t16_t4_mem1*MAS_MEM[7]
	S += (t16_t3*MAS[4])-1 < t16_t4_mem1*MAS_MEM[9]
	S += t16_t4_mem1 <= t16_t4

	t160 = S.Task('t160', length=2, delay_cost=1)
	t160 += alt(MAS)
	t160_in = S.Task('t160_in', length=1, delay_cost=1)
	t160_in += alt(MAS_in)
	S += t160_in*MAS_in[0]<=t160*MAS[0]

	S += t160_in*MAS_in[1]<=t160*MAS[1]

	S += t160_in*MAS_in[2]<=t160*MAS[2]

	S += t160_in*MAS_in[3]<=t160*MAS[3]

	S += t160_in*MAS_in[4]<=t160*MAS[4]

	t160_mem0 = S.Task('t160_mem0', length=1, delay_cost=1)
	t160_mem0 += MM_MEM[0]
	S += 25 < t160_mem0
	S += t160_mem0 <= t160

	t160_mem1 = S.Task('t160_mem1', length=1, delay_cost=1)
	t160_mem1 += alt(MM_MEM)
	S += (t16_t1*MM[0])-1 < t160_mem1*MM_MEM[1]
	S += t160_mem1 <= t160

	t16_t5 = S.Task('t16_t5', length=2, delay_cost=1)
	t16_t5 += alt(MAS)
	t16_t5_in = S.Task('t16_t5_in', length=1, delay_cost=1)
	t16_t5_in += alt(MAS_in)
	S += t16_t5_in*MAS_in[0]<=t16_t5*MAS[0]

	S += t16_t5_in*MAS_in[1]<=t16_t5*MAS[1]

	S += t16_t5_in*MAS_in[2]<=t16_t5*MAS[2]

	S += t16_t5_in*MAS_in[3]<=t16_t5*MAS[3]

	S += t16_t5_in*MAS_in[4]<=t16_t5*MAS[4]

	t16_t5_mem0 = S.Task('t16_t5_mem0', length=1, delay_cost=1)
	t16_t5_mem0 += MM_MEM[0]
	S += 25 < t16_t5_mem0
	S += t16_t5_mem0 <= t16_t5

	t16_t5_mem1 = S.Task('t16_t5_mem1', length=1, delay_cost=1)
	t16_t5_mem1 += alt(MM_MEM)
	S += (t16_t1*MM[0])-1 < t16_t5_mem1*MM_MEM[1]
	S += t16_t5_mem1 <= t16_t5

	t17_t4 = S.Task('t17_t4', length=6, delay_cost=1)
	t17_t4 += alt(MM)
	t17_t4_in = S.Task('t17_t4_in', length=1, delay_cost=1)
	t17_t4_in += alt(MM_in)
	S += t17_t4_in*MM_in[0]<=t17_t4*MM[0]
	t17_t4_mem0 = S.Task('t17_t4_mem0', length=1, delay_cost=1)
	t17_t4_mem0 += MAS_MEM[0]
	S += 14 < t17_t4_mem0
	S += t17_t4_mem0 <= t17_t4

	t17_t4_mem1 = S.Task('t17_t4_mem1', length=1, delay_cost=1)
	t17_t4_mem1 += alt(MAS_MEM)
	S += (t17_t3*MAS[0])-1 < t17_t4_mem1*MAS_MEM[1]
	S += (t17_t3*MAS[1])-1 < t17_t4_mem1*MAS_MEM[3]
	S += (t17_t3*MAS[2])-1 < t17_t4_mem1*MAS_MEM[5]
	S += (t17_t3*MAS[3])-1 < t17_t4_mem1*MAS_MEM[7]
	S += (t17_t3*MAS[4])-1 < t17_t4_mem1*MAS_MEM[9]
	S += t17_t4_mem1 <= t17_t4

	t170 = S.Task('t170', length=2, delay_cost=1)
	t170 += alt(MAS)
	t170_in = S.Task('t170_in', length=1, delay_cost=1)
	t170_in += alt(MAS_in)
	S += t170_in*MAS_in[0]<=t170*MAS[0]

	S += t170_in*MAS_in[1]<=t170*MAS[1]

	S += t170_in*MAS_in[2]<=t170*MAS[2]

	S += t170_in*MAS_in[3]<=t170*MAS[3]

	S += t170_in*MAS_in[4]<=t170*MAS[4]

	t170_mem0 = S.Task('t170_mem0', length=1, delay_cost=1)
	t170_mem0 += MM_MEM[0]
	S += 20 < t170_mem0
	S += t170_mem0 <= t170

	t170_mem1 = S.Task('t170_mem1', length=1, delay_cost=1)
	t170_mem1 += alt(MM_MEM)
	S += (t17_t1*MM[0])-1 < t170_mem1*MM_MEM[1]
	S += t170_mem1 <= t170

	t17_t5 = S.Task('t17_t5', length=2, delay_cost=1)
	t17_t5 += alt(MAS)
	t17_t5_in = S.Task('t17_t5_in', length=1, delay_cost=1)
	t17_t5_in += alt(MAS_in)
	S += t17_t5_in*MAS_in[0]<=t17_t5*MAS[0]

	S += t17_t5_in*MAS_in[1]<=t17_t5*MAS[1]

	S += t17_t5_in*MAS_in[2]<=t17_t5*MAS[2]

	S += t17_t5_in*MAS_in[3]<=t17_t5*MAS[3]

	S += t17_t5_in*MAS_in[4]<=t17_t5*MAS[4]

	t17_t5_mem0 = S.Task('t17_t5_mem0', length=1, delay_cost=1)
	t17_t5_mem0 += MM_MEM[0]
	S += 20 < t17_t5_mem0
	S += t17_t5_mem0 <= t17_t5

	t17_t5_mem1 = S.Task('t17_t5_mem1', length=1, delay_cost=1)
	t17_t5_mem1 += alt(MM_MEM)
	S += (t17_t1*MM[0])-1 < t17_t5_mem1*MM_MEM[1]
	S += t17_t5_mem1 <= t17_t5

	t40 = S.Task('t40', length=2, delay_cost=1)
	t40 += alt(MAS)
	t40_in = S.Task('t40_in', length=1, delay_cost=1)
	t40_in += alt(MAS_in)
	S += t40_in*MAS_in[0]<=t40*MAS[0]

	S += t40_in*MAS_in[1]<=t40*MAS[1]

	S += t40_in*MAS_in[2]<=t40*MAS[2]

	S += t40_in*MAS_in[3]<=t40*MAS[3]

	S += t40_in*MAS_in[4]<=t40*MAS[4]

	t40_mem0 = S.Task('t40_mem0', length=1, delay_cost=1)
	t40_mem0 += alt(MM_MEM)
	S += (t4_t2*MM[0])-1 < t40_mem0*MM_MEM[0]
	S += t40_mem0 <= t40

	t40_mem1 = S.Task('t40_mem1', length=1, delay_cost=1)
	t40_mem1 += alt(MAS_MEM)
	S += (t4_t5*MAS[0])-1 < t40_mem1*MAS_MEM[1]
	S += (t4_t5*MAS[1])-1 < t40_mem1*MAS_MEM[3]
	S += (t4_t5*MAS[2])-1 < t40_mem1*MAS_MEM[5]
	S += (t4_t5*MAS[3])-1 < t40_mem1*MAS_MEM[7]
	S += (t4_t5*MAS[4])-1 < t40_mem1*MAS_MEM[9]
	S += t40_mem1 <= t40

	t50 = S.Task('t50', length=2, delay_cost=1)
	t50 += alt(MAS)
	t50_in = S.Task('t50_in', length=1, delay_cost=1)
	t50_in += alt(MAS_in)
	S += t50_in*MAS_in[0]<=t50*MAS[0]

	S += t50_in*MAS_in[1]<=t50*MAS[1]

	S += t50_in*MAS_in[2]<=t50*MAS[2]

	S += t50_in*MAS_in[3]<=t50*MAS[3]

	S += t50_in*MAS_in[4]<=t50*MAS[4]

	t50_mem0 = S.Task('t50_mem0', length=1, delay_cost=1)
	t50_mem0 += alt(MM_MEM)
	S += (t5_t2*MM[0])-1 < t50_mem0*MM_MEM[0]
	S += t50_mem0 <= t50

	t50_mem1 = S.Task('t50_mem1', length=1, delay_cost=1)
	t50_mem1 += alt(MAS_MEM)
	S += (t5_t5*MAS[0])-1 < t50_mem1*MAS_MEM[1]
	S += (t5_t5*MAS[1])-1 < t50_mem1*MAS_MEM[3]
	S += (t5_t5*MAS[2])-1 < t50_mem1*MAS_MEM[5]
	S += (t5_t5*MAS[3])-1 < t50_mem1*MAS_MEM[7]
	S += (t5_t5*MAS[4])-1 < t50_mem1*MAS_MEM[9]
	S += t50_mem1 <= t50

	t6_t1 = S.Task('t6_t1', length=6, delay_cost=1)
	t6_t1 += alt(MM)
	t6_t1_in = S.Task('t6_t1_in', length=1, delay_cost=1)
	t6_t1_in += alt(MM_in)
	S += t6_t1_in*MM_in[0]<=t6_t1*MM[0]
	t6_t1_mem0 = S.Task('t6_t1_mem0', length=1, delay_cost=1)
	t6_t1_mem0 += MAS_MEM[8]
	S += 17 < t6_t1_mem0
	S += t6_t1_mem0 <= t6_t1

	t6_t1_mem1 = S.Task('t6_t1_mem1', length=1, delay_cost=1)
	t6_t1_mem1 += alt(MAS_MEM)
	S += (t51*MAS[0])-1 < t6_t1_mem1*MAS_MEM[1]
	S += (t51*MAS[1])-1 < t6_t1_mem1*MAS_MEM[3]
	S += (t51*MAS[2])-1 < t6_t1_mem1*MAS_MEM[5]
	S += (t51*MAS[3])-1 < t6_t1_mem1*MAS_MEM[7]
	S += (t51*MAS[4])-1 < t6_t1_mem1*MAS_MEM[9]
	S += t6_t1_mem1 <= t6_t1

	t7_t1 = S.Task('t7_t1', length=6, delay_cost=1)
	t7_t1 += alt(MM)
	t7_t1_in = S.Task('t7_t1_in', length=1, delay_cost=1)
	t7_t1_in += alt(MM_in)
	S += t7_t1_in*MM_in[0]<=t7_t1*MM[0]
	t7_t1_mem0 = S.Task('t7_t1_mem0', length=1, delay_cost=1)
	t7_t1_mem0 += MAIN_MEM_r[0]
	S += t7_t1_mem0 <= t7_t1

	t7_t1_mem1 = S.Task('t7_t1_mem1', length=1, delay_cost=1)
	t7_t1_mem1 += alt(MAS_MEM)
	S += (t41*MAS[0])-1 < t7_t1_mem1*MAS_MEM[1]
	S += (t41*MAS[1])-1 < t7_t1_mem1*MAS_MEM[3]
	S += (t41*MAS[2])-1 < t7_t1_mem1*MAS_MEM[5]
	S += (t41*MAS[3])-1 < t7_t1_mem1*MAS_MEM[7]
	S += (t41*MAS[4])-1 < t7_t1_mem1*MAS_MEM[9]
	S += t7_t1_mem1 <= t7_t1

	t9_t1 = S.Task('t9_t1', length=6, delay_cost=1)
	t9_t1 += alt(MM)
	t9_t1_in = S.Task('t9_t1_in', length=1, delay_cost=1)
	t9_t1_in += alt(MM_in)
	S += t9_t1_in*MM_in[0]<=t9_t1*MM[0]
	t9_t1_mem0 = S.Task('t9_t1_mem0', length=1, delay_cost=1)
	t9_t1_mem0 += MAIN_MEM_r[0]
	S += t9_t1_mem0 <= t9_t1

	t9_t1_mem1 = S.Task('t9_t1_mem1', length=1, delay_cost=1)
	t9_t1_mem1 += alt(MAS_MEM)
	S += (t51*MAS[0])-1 < t9_t1_mem1*MAS_MEM[1]
	S += (t51*MAS[1])-1 < t9_t1_mem1*MAS_MEM[3]
	S += (t51*MAS[2])-1 < t9_t1_mem1*MAS_MEM[5]
	S += (t51*MAS[3])-1 < t9_t1_mem1*MAS_MEM[7]
	S += (t51*MAS[4])-1 < t9_t1_mem1*MAS_MEM[9]
	S += t9_t1_mem1 <= t9_t1

	t161 = S.Task('t161', length=2, delay_cost=1)
	t161 += alt(MAS)
	t161_in = S.Task('t161_in', length=1, delay_cost=1)
	t161_in += alt(MAS_in)
	S += t161_in*MAS_in[0]<=t161*MAS[0]

	S += t161_in*MAS_in[1]<=t161*MAS[1]

	S += t161_in*MAS_in[2]<=t161*MAS[2]

	S += t161_in*MAS_in[3]<=t161*MAS[3]

	S += t161_in*MAS_in[4]<=t161*MAS[4]

	t161_mem0 = S.Task('t161_mem0', length=1, delay_cost=1)
	t161_mem0 += alt(MM_MEM)
	S += (t16_t4*MM[0])-1 < t161_mem0*MM_MEM[0]
	S += t161_mem0 <= t161

	t161_mem1 = S.Task('t161_mem1', length=1, delay_cost=1)
	t161_mem1 += alt(MAS_MEM)
	S += (t16_t5*MAS[0])-1 < t161_mem1*MAS_MEM[1]
	S += (t16_t5*MAS[1])-1 < t161_mem1*MAS_MEM[3]
	S += (t16_t5*MAS[2])-1 < t161_mem1*MAS_MEM[5]
	S += (t16_t5*MAS[3])-1 < t161_mem1*MAS_MEM[7]
	S += (t16_t5*MAS[4])-1 < t161_mem1*MAS_MEM[9]
	S += t161_mem1 <= t161

	t171 = S.Task('t171', length=2, delay_cost=1)
	t171 += alt(MAS)
	t171_in = S.Task('t171_in', length=1, delay_cost=1)
	t171_in += alt(MAS_in)
	S += t171_in*MAS_in[0]<=t171*MAS[0]

	S += t171_in*MAS_in[1]<=t171*MAS[1]

	S += t171_in*MAS_in[2]<=t171*MAS[2]

	S += t171_in*MAS_in[3]<=t171*MAS[3]

	S += t171_in*MAS_in[4]<=t171*MAS[4]

	t171_mem0 = S.Task('t171_mem0', length=1, delay_cost=1)
	t171_mem0 += alt(MM_MEM)
	S += (t17_t4*MM[0])-1 < t171_mem0*MM_MEM[0]
	S += t171_mem0 <= t171

	t171_mem1 = S.Task('t171_mem1', length=1, delay_cost=1)
	t171_mem1 += alt(MAS_MEM)
	S += (t17_t5*MAS[0])-1 < t171_mem1*MAS_MEM[1]
	S += (t17_t5*MAS[1])-1 < t171_mem1*MAS_MEM[3]
	S += (t17_t5*MAS[2])-1 < t171_mem1*MAS_MEM[5]
	S += (t17_t5*MAS[3])-1 < t171_mem1*MAS_MEM[7]
	S += (t17_t5*MAS[4])-1 < t171_mem1*MAS_MEM[9]
	S += t171_mem1 <= t171

	c000 = S.Task('c000', length=2, delay_cost=1)
	c000 += alt(MAS)
	c000_in = S.Task('c000_in', length=1, delay_cost=1)
	c000_in += alt(MAS_in)
	S += c000_in*MAS_in[0]<=c000*MAS[0]

	S += c000_in*MAS_in[1]<=c000*MAS[1]

	S += c000_in*MAS_in[2]<=c000*MAS[2]

	S += c000_in*MAS_in[3]<=c000*MAS[3]

	S += c000_in*MAS_in[4]<=c000*MAS[4]

	S += 0<c000

	c000_w = S.Task('c000_w', length=1, delay_cost=1)
	c000_w += alt(MAIN_MEM_w)
	S += c000 <= c000_w

	c000_mem0 = S.Task('c000_mem0', length=1, delay_cost=1)
	c000_mem0 += alt(MAS_MEM)
	S += (t160*MAS[0])-1 < c000_mem0*MAS_MEM[0]
	S += (t160*MAS[1])-1 < c000_mem0*MAS_MEM[2]
	S += (t160*MAS[2])-1 < c000_mem0*MAS_MEM[4]
	S += (t160*MAS[3])-1 < c000_mem0*MAS_MEM[6]
	S += (t160*MAS[4])-1 < c000_mem0*MAS_MEM[8]
	S += c000_mem0 <= c000

	c000_mem1 = S.Task('c000_mem1', length=1, delay_cost=1)
	c000_mem1 += alt(MAS_MEM)
	S += (t170*MAS[0])-1 < c000_mem1*MAS_MEM[1]
	S += (t170*MAS[1])-1 < c000_mem1*MAS_MEM[3]
	S += (t170*MAS[2])-1 < c000_mem1*MAS_MEM[5]
	S += (t170*MAS[3])-1 < c000_mem1*MAS_MEM[7]
	S += (t170*MAS[4])-1 < c000_mem1*MAS_MEM[9]
	S += c000_mem1 <= c000

	t6_t0 = S.Task('t6_t0', length=6, delay_cost=1)
	t6_t0 += alt(MM)
	t6_t0_in = S.Task('t6_t0_in', length=1, delay_cost=1)
	t6_t0_in += alt(MM_in)
	S += t6_t0_in*MM_in[0]<=t6_t0*MM[0]
	t6_t0_mem0 = S.Task('t6_t0_mem0', length=1, delay_cost=1)
	t6_t0_mem0 += MAS_MEM[0]
	S += 11 < t6_t0_mem0
	S += t6_t0_mem0 <= t6_t0

	t6_t0_mem1 = S.Task('t6_t0_mem1', length=1, delay_cost=1)
	t6_t0_mem1 += alt(MAS_MEM)
	S += (t50*MAS[0])-1 < t6_t0_mem1*MAS_MEM[1]
	S += (t50*MAS[1])-1 < t6_t0_mem1*MAS_MEM[3]
	S += (t50*MAS[2])-1 < t6_t0_mem1*MAS_MEM[5]
	S += (t50*MAS[3])-1 < t6_t0_mem1*MAS_MEM[7]
	S += (t50*MAS[4])-1 < t6_t0_mem1*MAS_MEM[9]
	S += t6_t0_mem1 <= t6_t0

	t6_t3 = S.Task('t6_t3', length=2, delay_cost=1)
	t6_t3 += alt(MAS)
	t6_t3_in = S.Task('t6_t3_in', length=1, delay_cost=1)
	t6_t3_in += alt(MAS_in)
	S += t6_t3_in*MAS_in[0]<=t6_t3*MAS[0]

	S += t6_t3_in*MAS_in[1]<=t6_t3*MAS[1]

	S += t6_t3_in*MAS_in[2]<=t6_t3*MAS[2]

	S += t6_t3_in*MAS_in[3]<=t6_t3*MAS[3]

	S += t6_t3_in*MAS_in[4]<=t6_t3*MAS[4]

	t6_t3_mem0 = S.Task('t6_t3_mem0', length=1, delay_cost=1)
	t6_t3_mem0 += alt(MAS_MEM)
	S += (t50*MAS[0])-1 < t6_t3_mem0*MAS_MEM[0]
	S += (t50*MAS[1])-1 < t6_t3_mem0*MAS_MEM[2]
	S += (t50*MAS[2])-1 < t6_t3_mem0*MAS_MEM[4]
	S += (t50*MAS[3])-1 < t6_t3_mem0*MAS_MEM[6]
	S += (t50*MAS[4])-1 < t6_t3_mem0*MAS_MEM[8]
	S += t6_t3_mem0 <= t6_t3

	t6_t3_mem1 = S.Task('t6_t3_mem1', length=1, delay_cost=1)
	t6_t3_mem1 += alt(MAS_MEM)
	S += (t51*MAS[0])-1 < t6_t3_mem1*MAS_MEM[1]
	S += (t51*MAS[1])-1 < t6_t3_mem1*MAS_MEM[3]
	S += (t51*MAS[2])-1 < t6_t3_mem1*MAS_MEM[5]
	S += (t51*MAS[3])-1 < t6_t3_mem1*MAS_MEM[7]
	S += (t51*MAS[4])-1 < t6_t3_mem1*MAS_MEM[9]
	S += t6_t3_mem1 <= t6_t3

	t7_t0 = S.Task('t7_t0', length=6, delay_cost=1)
	t7_t0 += alt(MM)
	t7_t0_in = S.Task('t7_t0_in', length=1, delay_cost=1)
	t7_t0_in += alt(MM_in)
	S += t7_t0_in*MM_in[0]<=t7_t0*MM[0]
	t7_t0_mem0 = S.Task('t7_t0_mem0', length=1, delay_cost=1)
	t7_t0_mem0 += MAIN_MEM_r[0]
	S += t7_t0_mem0 <= t7_t0

	t7_t0_mem1 = S.Task('t7_t0_mem1', length=1, delay_cost=1)
	t7_t0_mem1 += alt(MAS_MEM)
	S += (t40*MAS[0])-1 < t7_t0_mem1*MAS_MEM[1]
	S += (t40*MAS[1])-1 < t7_t0_mem1*MAS_MEM[3]
	S += (t40*MAS[2])-1 < t7_t0_mem1*MAS_MEM[5]
	S += (t40*MAS[3])-1 < t7_t0_mem1*MAS_MEM[7]
	S += (t40*MAS[4])-1 < t7_t0_mem1*MAS_MEM[9]
	S += t7_t0_mem1 <= t7_t0

	t7_t3 = S.Task('t7_t3', length=2, delay_cost=1)
	t7_t3 += alt(MAS)
	t7_t3_in = S.Task('t7_t3_in', length=1, delay_cost=1)
	t7_t3_in += alt(MAS_in)
	S += t7_t3_in*MAS_in[0]<=t7_t3*MAS[0]

	S += t7_t3_in*MAS_in[1]<=t7_t3*MAS[1]

	S += t7_t3_in*MAS_in[2]<=t7_t3*MAS[2]

	S += t7_t3_in*MAS_in[3]<=t7_t3*MAS[3]

	S += t7_t3_in*MAS_in[4]<=t7_t3*MAS[4]

	t7_t3_mem0 = S.Task('t7_t3_mem0', length=1, delay_cost=1)
	t7_t3_mem0 += alt(MAS_MEM)
	S += (t40*MAS[0])-1 < t7_t3_mem0*MAS_MEM[0]
	S += (t40*MAS[1])-1 < t7_t3_mem0*MAS_MEM[2]
	S += (t40*MAS[2])-1 < t7_t3_mem0*MAS_MEM[4]
	S += (t40*MAS[3])-1 < t7_t3_mem0*MAS_MEM[6]
	S += (t40*MAS[4])-1 < t7_t3_mem0*MAS_MEM[8]
	S += t7_t3_mem0 <= t7_t3

	t7_t3_mem1 = S.Task('t7_t3_mem1', length=1, delay_cost=1)
	t7_t3_mem1 += alt(MAS_MEM)
	S += (t41*MAS[0])-1 < t7_t3_mem1*MAS_MEM[1]
	S += (t41*MAS[1])-1 < t7_t3_mem1*MAS_MEM[3]
	S += (t41*MAS[2])-1 < t7_t3_mem1*MAS_MEM[5]
	S += (t41*MAS[3])-1 < t7_t3_mem1*MAS_MEM[7]
	S += (t41*MAS[4])-1 < t7_t3_mem1*MAS_MEM[9]
	S += t7_t3_mem1 <= t7_t3

	t9_t0 = S.Task('t9_t0', length=6, delay_cost=1)
	t9_t0 += alt(MM)
	t9_t0_in = S.Task('t9_t0_in', length=1, delay_cost=1)
	t9_t0_in += alt(MM_in)
	S += t9_t0_in*MM_in[0]<=t9_t0*MM[0]
	t9_t0_mem0 = S.Task('t9_t0_mem0', length=1, delay_cost=1)
	t9_t0_mem0 += MAIN_MEM_r[0]
	S += t9_t0_mem0 <= t9_t0

	t9_t0_mem1 = S.Task('t9_t0_mem1', length=1, delay_cost=1)
	t9_t0_mem1 += alt(MAS_MEM)
	S += (t50*MAS[0])-1 < t9_t0_mem1*MAS_MEM[1]
	S += (t50*MAS[1])-1 < t9_t0_mem1*MAS_MEM[3]
	S += (t50*MAS[2])-1 < t9_t0_mem1*MAS_MEM[5]
	S += (t50*MAS[3])-1 < t9_t0_mem1*MAS_MEM[7]
	S += (t50*MAS[4])-1 < t9_t0_mem1*MAS_MEM[9]
	S += t9_t0_mem1 <= t9_t0

	t9_t3 = S.Task('t9_t3', length=2, delay_cost=1)
	t9_t3 += alt(MAS)
	t9_t3_in = S.Task('t9_t3_in', length=1, delay_cost=1)
	t9_t3_in += alt(MAS_in)
	S += t9_t3_in*MAS_in[0]<=t9_t3*MAS[0]

	S += t9_t3_in*MAS_in[1]<=t9_t3*MAS[1]

	S += t9_t3_in*MAS_in[2]<=t9_t3*MAS[2]

	S += t9_t3_in*MAS_in[3]<=t9_t3*MAS[3]

	S += t9_t3_in*MAS_in[4]<=t9_t3*MAS[4]

	t9_t3_mem0 = S.Task('t9_t3_mem0', length=1, delay_cost=1)
	t9_t3_mem0 += alt(MAS_MEM)
	S += (t50*MAS[0])-1 < t9_t3_mem0*MAS_MEM[0]
	S += (t50*MAS[1])-1 < t9_t3_mem0*MAS_MEM[2]
	S += (t50*MAS[2])-1 < t9_t3_mem0*MAS_MEM[4]
	S += (t50*MAS[3])-1 < t9_t3_mem0*MAS_MEM[6]
	S += (t50*MAS[4])-1 < t9_t3_mem0*MAS_MEM[8]
	S += t9_t3_mem0 <= t9_t3

	t9_t3_mem1 = S.Task('t9_t3_mem1', length=1, delay_cost=1)
	t9_t3_mem1 += alt(MAS_MEM)
	S += (t51*MAS[0])-1 < t9_t3_mem1*MAS_MEM[1]
	S += (t51*MAS[1])-1 < t9_t3_mem1*MAS_MEM[3]
	S += (t51*MAS[2])-1 < t9_t3_mem1*MAS_MEM[5]
	S += (t51*MAS[3])-1 < t9_t3_mem1*MAS_MEM[7]
	S += (t51*MAS[4])-1 < t9_t3_mem1*MAS_MEM[9]
	S += t9_t3_mem1 <= t9_t3

	c001 = S.Task('c001', length=2, delay_cost=1)
	c001 += alt(MAS)
	c001_in = S.Task('c001_in', length=1, delay_cost=1)
	c001_in += alt(MAS_in)
	S += c001_in*MAS_in[0]<=c001*MAS[0]

	S += c001_in*MAS_in[1]<=c001*MAS[1]

	S += c001_in*MAS_in[2]<=c001*MAS[2]

	S += c001_in*MAS_in[3]<=c001*MAS[3]

	S += c001_in*MAS_in[4]<=c001*MAS[4]

	S += 0<c001

	c001_w = S.Task('c001_w', length=1, delay_cost=1)
	c001_w += alt(MAIN_MEM_w)
	S += c001 <= c001_w

	c001_mem0 = S.Task('c001_mem0', length=1, delay_cost=1)
	c001_mem0 += alt(MAS_MEM)
	S += (t161*MAS[0])-1 < c001_mem0*MAS_MEM[0]
	S += (t161*MAS[1])-1 < c001_mem0*MAS_MEM[2]
	S += (t161*MAS[2])-1 < c001_mem0*MAS_MEM[4]
	S += (t161*MAS[3])-1 < c001_mem0*MAS_MEM[6]
	S += (t161*MAS[4])-1 < c001_mem0*MAS_MEM[8]
	S += c001_mem0 <= c001

	c001_mem1 = S.Task('c001_mem1', length=1, delay_cost=1)
	c001_mem1 += alt(MAS_MEM)
	S += (t171*MAS[0])-1 < c001_mem1*MAS_MEM[1]
	S += (t171*MAS[1])-1 < c001_mem1*MAS_MEM[3]
	S += (t171*MAS[2])-1 < c001_mem1*MAS_MEM[5]
	S += (t171*MAS[3])-1 < c001_mem1*MAS_MEM[7]
	S += (t171*MAS[4])-1 < c001_mem1*MAS_MEM[9]
	S += c001_mem1 <= c001

	solvers.mip.solve(S,msg=1,kind='CPLEX',ratio_gap=1.01)

	solution = [['hoge']*len(S.solution()[1]) for i in range(len(S.solution()))]
	for i in range(len(S.solution())):
		for j in range(len(S.solution()[i])):
			solution[i][j]=str(S.solution()[i][j])
	print(solution)

	cycles = int(solution[-1][3])

	pic_file_name = "/mnt/rose/usr1/fukuda/ABE/multiRAM_multiMAS_16mux/scheduling_result/stage6MM1_stage2MAS5/EP2_ADD_w_EVAL/schedule1.png"
	if(S.solution() != []):
		plotters.matplotlib.plot(S,img_filename=pic_file_name, show_task_labels=False, fig_size=(cycles*0.25+3, 6))

	return solution
